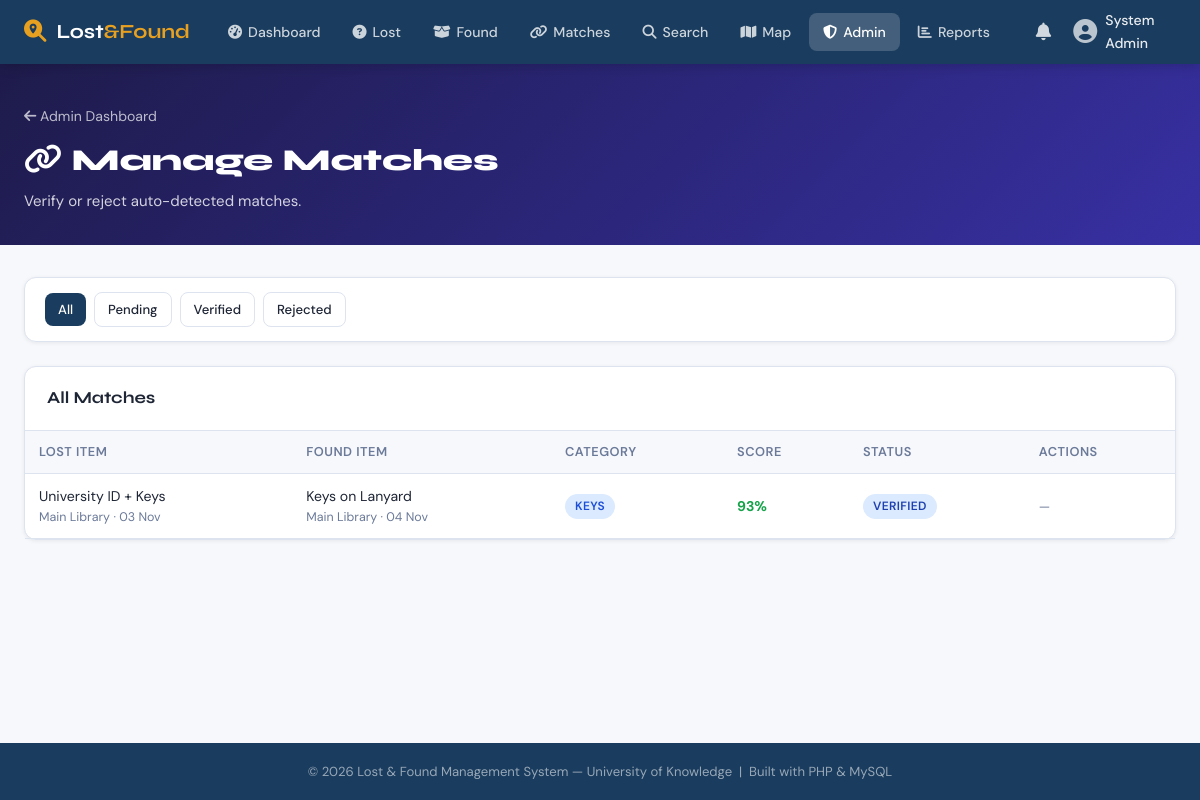
/admin/manage-matches.php (signed in), run on the app's committed database.
### tables this page shows
CREATE TABLE IF NOT EXISTS matches (
    match_id        INT UNSIGNED AUTO_INCREMENT PRIMARY KEY,
    lost_item_id    INT UNSIGNED NOT NULL,
    found_item_id   INT UNSIGNED NOT NULL,
    score           DECIMAL(5,2) DEFAULT 0.00,    
    status          ENUM('pending','verified','rejected') DEFAULT 'pending',
    matched_at      DATETIME DEFAULT CURRENT_TIMESTAMP,
    verified_by     INT UNSIGNED DEFAULT NULL,
    CONSTRAINT fk_match_lost    FOREIGN KEY (lost_item_id)  REFERENCES lost_items(item_id)  ON DELETE CASCADE,
    CONSTRAINT fk_match_found   FOREIGN KEY (found_item_id) REFERENCES found_items(item_id) ON DELETE CASCADE,
    CONSTRAINT fk_match_admin   FOREIGN KEY (verified_by)   REFERENCES users(user_id)       ON DELETE SET NULL
);

CREATE TABLE IF NOT EXISTS lost_items (
    item_id        INT UNSIGNED AUTO_INCREMENT PRIMARY KEY,
    user_id        INT UNSIGNED NOT NULL,
    category_id    INT UNSIGNED NOT NULL,
    location_id    INT UNSIGNED NOT NULL,
    name           VARCHAR(150) NOT NULL,
    description    TEXT,
    date_lost      DATE NOT NULL,
    image_path     VARCHAR(255) DEFAULT NULL,
    status         ENUM('open','matched','claimed','closed') DEFAULT 'open',
    created_at     DATETIME DEFAULT CURRENT_TIMESTAMP,
    updated_at     DATETIME DEFAULT CURRENT_TIMESTAMP ON UPDATE CURRENT_TIMESTAMP,
    CONSTRAINT fk_lost_user     FOREIGN KEY (user_id)     REFERENCES users(user_id)     ON DELETE CASCADE,
    CONSTRAINT fk_lost_cat      FOREIGN KEY (category_id) REFERENCES categories(category_id),
    CONSTRAINT fk_lost_loc      FOREIGN KEY (location_id) REFERENCES locations(location_id)
);

CREATE TABLE IF NOT EXISTS locations (
    location_id  INT UNSIGNED AUTO_INCREMENT PRIMARY KEY,
    building     VARCHAR(100) NOT NULL,
    room         VARCHAR(50),
    description  VARCHAR(255),
    latitude     DECIMAL(10,8),
    longitude    DECIMAL(11,8),
    created_at   DATETIME DEFAULT CURRENT_TIMESTAMP
);

CREATE TABLE IF NOT EXISTS found_items (
    item_id        INT UNSIGNED AUTO_INCREMENT PRIMARY KEY,
    user_id        INT UNSIGNED NOT NULL,
    category_id    INT UNSIGNED NOT NULL,
    location_id    INT UNSIGNED NOT NULL,
    name           VARCHAR(150) NOT NULL,
    description    TEXT,
    date_found     DATE NOT NULL,
    image_path     VARCHAR(255) DEFAULT NULL,
    status         ENUM('open','matched','claimed','closed') DEFAULT 'open',
    created_at     DATETIME DEFAULT CURRENT_TIMESTAMP,
    updated_at     DATETIME DEFAULT CURRENT_TIMESTAMP ON UPDATE CURRENT_TIMESTAMP,
    CONSTRAINT fk_found_user    FOREIGN KEY (user_id)     REFERENCES users(user_id)     ON DELETE CASCADE,
    CONSTRAINT fk_found_cat     FOREIGN KEY (category_id) REFERENCES categories(category_id),
    CONSTRAINT fk_found_loc     FOREIGN KEY (location_id) REFERENCES locations(location_id)
);

CREATE TABLE IF NOT EXISTS categories (
    category_id  INT UNSIGNED AUTO_INCREMENT PRIMARY KEY,
    name         VARCHAR(80) NOT NULL UNIQUE,
    icon         VARCHAR(50) DEFAULT 'tag'
);

### admin/manage-matches.php (the view, shortened to what this page needs)
<?php
require_once __DIR__ . '/../includes/functions.php';
$matches = getMatches();
$filter  = $_GET['status'] ?? '';
?>
<?php require __DIR__ . '/../includes/header.php'; ?>
<div class="page-header" style="background:linear-gradient(135deg,#1e1b4b 0%,#3730a3 100%);">
  <div class="container">
    <a href="<?= SITE_URL ?>/admin/index.php" style="color:rgba(255,255,255,.7);font-size:.88rem;"><i class="fa fa-arrow-left"></i> Admin Dashboard</a>
    <h1 style="margin-top:8px;"><i class="fa fa-link"></i> Manage Matches</h1>
    <p>Verify or reject auto-detected matches.</p>
  </div>
</div>
<div class="page-body">
<div class="container">
  <div class="card mb-3">
    <div class="card-body" style="padding:14px 20px;display:flex;gap:8px;flex-wrap:wrap;align-items:center;">
      <?php foreach ([''=>'All','pending'=>'Pending','verified'=>'Verified','rejected'=>'Rejected'] as $v=>$l): ?>
      <a href="?status=<?= $v ?>" class="btn btn-sm <?= $filter===$v?'btn-primary':'btn-outline' ?>"><?= $l ?></a>
      <?php endforeach; ?>
    </div>
  </div>
  <div class="card">
    <div class="card-header"><h2>All Matches</h2></div>
    <div class="card-body" style="padding:0;">
      <div class="table-wrapper">
      <table>
        <thead>
          <tr><th>Lost Item</th><th>Found Item</th><th>Category</th><th>Score</th><th>Status</th><th>Actions</th></tr>
        </thead>
        <tbody>
          <?php foreach ($matches as $m): ?>
          <tr>
            <td>
              <div><?= sanitize($m['lost_name']) ?></div>
              <div style="font-size:.78rem;color:var(--text-muted)"><?= sanitize($m['lost_loc']) ?> · <?= date('d M', strtotime($m['date_lost'])) ?></div>
            </td>
            <td>
              <div><?= sanitize($m['found_name']) ?></div>
              <div style="font-size:.78rem;color:var(--text-muted)"><?= sanitize($m['found_loc']) ?> · <?= date('d M', strtotime($m['date_found'])) ?></div>
            </td>
            <td><span class="badge badge-open"><?= sanitize($m['category']) ?></span></td>
            <td>
              <strong style="color:<?= $m['score']>=70?'var(--success)':($m['score']>=40?'var(--warning)':'var(--danger)') ?>">
                <?= round($m['score']) ?>%
              </strong>
            </td>
            <td><?= statusBadge($m['status']) ?></td>
            <td>
              <?php if ($m['status'] === 'pending'): ?>
              <div style="display:flex;gap:6px;">
                <a href="?id=<?= $m['match_id'] ?>&action=verified&status=<?= $filter ?>" class="btn btn-success btn-sm"
                   data-confirm="Verify this match?"><i class="fa fa-check"></i> Verify</a>
                <a href="?id=<?= $m['match_id'] ?>&action=rejected&status=<?= $filter ?>" class="btn btn-danger btn-sm"
                   data-confirm="Reject this match?"><i class="fa fa-times"></i> Reject</a>
              </div>
              <?php else: ?>
              <span style="font-size:.82rem;color:var(--text-muted);">—</span>
              <?php endif; ?>
            </td>
          </tr>
          <?php endforeach; ?>
        </tbody>
      </table>
      </div>
    </div>
  </div>
</div>
</div>
<?php require __DIR__ . '/../includes/footer.php'; ?>

### includes/functions.php (shortened to what this page needs)
<?php
function getMatches(int $userId = 0): array {
    $db  = getDB();
    $sql = "SELECT m.*,
                   li.name AS lost_name,  li.image_path AS lost_image,  li.date_lost,  li.user_id AS lost_user_id,
                   fi.name AS found_name, fi.image_path AS found_image, fi.date_found, fi.user_id AS found_user_id,
                   cl.building AS lost_loc,  cf.building AS found_loc,
                   cat.name AS category
            FROM matches m
            JOIN lost_items  li  ON m.lost_item_id  = li.item_id
            JOIN found_items fi  ON m.found_item_id = fi.item_id
            JOIN locations   cl  ON li.location_id  = cl.location_id
            JOIN locations   cf  ON fi.location_id  = cf.location_id
            JOIN categories  cat ON li.category_id  = cat.category_id
            WHERE 1=1";
    $params = [];
    $sql .= " ORDER BY m.matched_at DESC";
    $s = $db->prepare($sql);
    $s->execute($params);
    return $s->fetchAll();
}
function sanitize(string $s): string {
    return htmlspecialchars(trim($s), ENT_QUOTES, 'UTF-8');
}
function statusBadge(string $status): string {
    $map = [
        'open'    => 'badge-open',
        'matched' => 'badge-matched',
        'claimed' => 'badge-claimed',
        'closed'  => 'badge-closed',
        'pending' => 'badge-pending',
        'approved'=> 'badge-approved',
        'rejected'=> 'badge-rejected',
        'verified'=> 'badge-verified',
    ];
    $cls = $map[$status] ?? 'badge-open';
    return "<span class=\"badge {$cls}\">" . ucfirst($status) . "</span>";
}

### assets/css/main.css (style rules this page uses)
:root { --primary: #1a3c5e; --primary-lt: #2461a0; --accent: #e8a020; --accent-dk: #c4870a; --surface: #f7f8fc; --card: #ffffff; --border: #dde3ef; --text: #1e2535; --text-muted: #6b7a99; --success: #16a34a; --danger: #dc2626; --warning: #d97706; --info: #0284c7; --radius: 12px; --shadow-sm: 0 1px 4px rgba(0,0,0,.07); --shadow-md: 0 4px 16px rgba(0,0,0,.10); --shadow-lg: 0 8px 32px rgba(0,0,0,.14); --font-display: 'Syne', sans-serif; --font-body: 'DM Sans', sans-serif; --nav-h: 64px; }
*, *::before, *::after { box-sizing: border-box; margin: 0; padding: 0; }
html { scroll-behavior: smooth; }
body { font-family: var(--font-body); background: var(--surface); color: var(--text); font-size: 15px; line-height: 1.6; min-height: 100vh; display: flex; flex-direction: column; }
a { color: var(--primary-lt); text-decoration: none; }
.container { max-width: 1200px; margin: 0 auto; padding: 0 24px; }
.page-header { background: linear-gradient(135deg, var(--primary) 0%, var(--primary-lt) 100%); color: #fff; padding: 40px 0 32px; }
.page-header h1 { font-family: var(--font-display); font-size: 1.9rem; font-weight: 800; }
.page-header p { opacity: .8; margin-top: 4px; }
.page-body { padding: 32px 0 48px; }
.card { background: var(--card); border: 1px solid var(--border); border-radius: var(--radius); box-shadow: var(--shadow-sm); }
.card-header { padding: 18px 22px; border-bottom: 1px solid var(--border); display: flex; align-items: center; justify-content: space-between; }
.card-header h2 { font-family: var(--font-display); font-size: 1.05rem; font-weight: 700; }
.card-body { padding: 22px; }
.badge { display: inline-flex; align-items: center; padding: 3px 10px; border-radius: 99px; font-size: .75rem; font-weight: 600; text-transform: uppercase; letter-spacing: .03em; }
.badge-open { background: #dbeafe; color: #1d4ed8; }
.badge-verified { background: #dbeafe; color: #1e40af; }
.btn { display: inline-flex; align-items: center; gap: 7px; padding: 9px 20px; border-radius: 8px; font-family: var(--font-body); font-size: .9rem; font-weight: 500; border: none; cursor: pointer; transition: all .15s; text-decoration: none; white-space: nowrap; }
.btn-primary { background: var(--primary); color: #fff; }
.btn-outline { background: transparent; border: 1px solid var(--border); color: var(--text); }
.btn-sm { padding: 6px 13px; font-size: .82rem; }
.table-wrapper { overflow-x: auto; }
table { width: 100%; border-collapse: collapse; font-size: .88rem; }
thead tr { background: var(--surface); }
th, td { padding: 11px 14px; text-align: left; border-bottom: 1px solid var(--border); }
th { font-weight: 600; font-size: .8rem; text-transform: uppercase; letter-spacing: .04em; color: var(--text-muted); }
.mb-3 { margin-bottom: 24px; }

### data on the page
matches: lost_item.name "University ID + Keys", locations.building "Main Library", lost_item.date_lost "03 Nov", found_item.name "Keys on Lanyard", found_item.date_found "04 Nov", categories.name "KEYS", score "93", status "VERIFIED"

### other printed values
$_SESSION['full_name'] "System Admin"
$l "All"
$l "Pending"
$l "Verified"
$l "Rejected"
